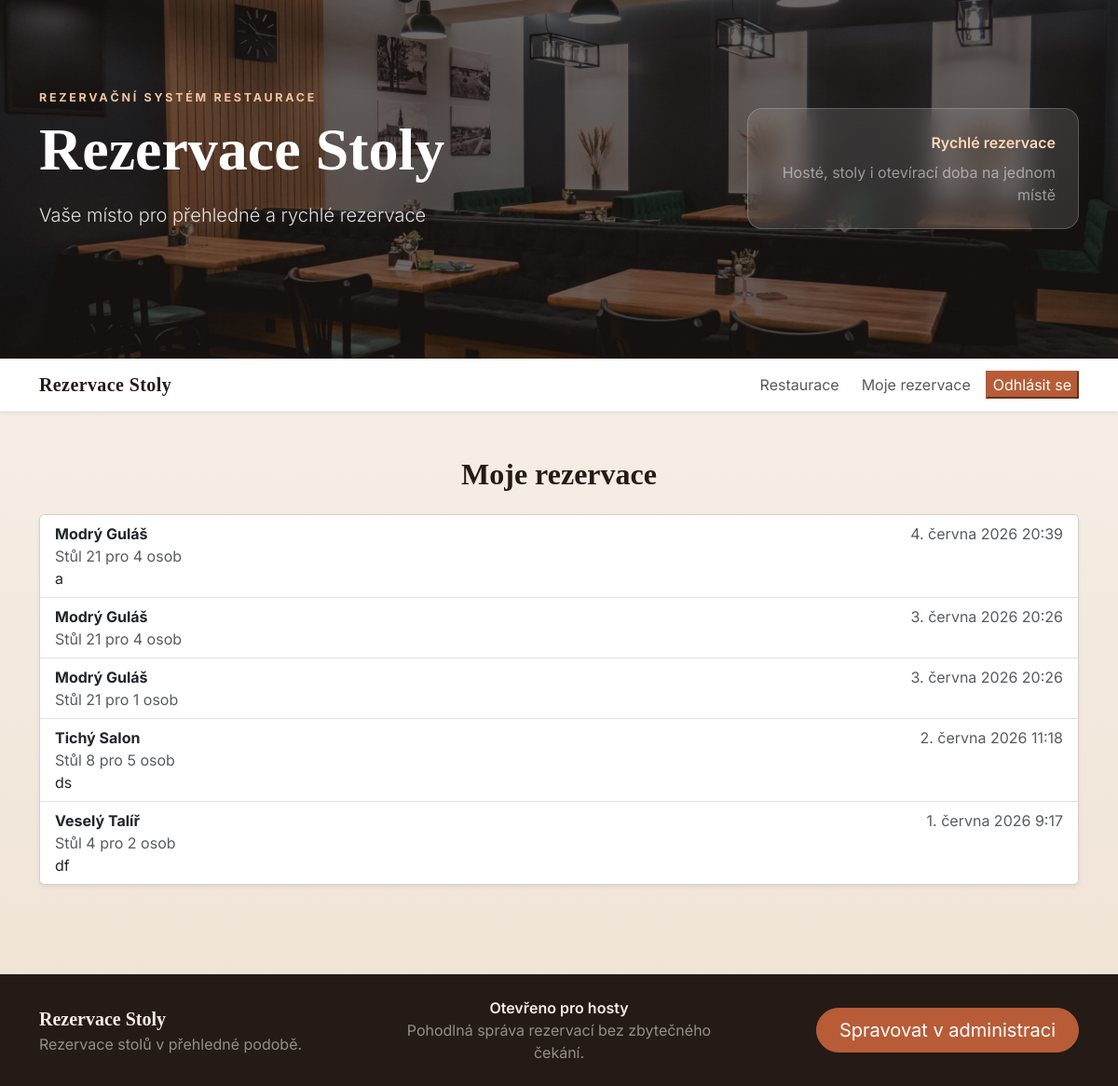
Page /moje-rezervace/ (signed in) on the earlier database version.
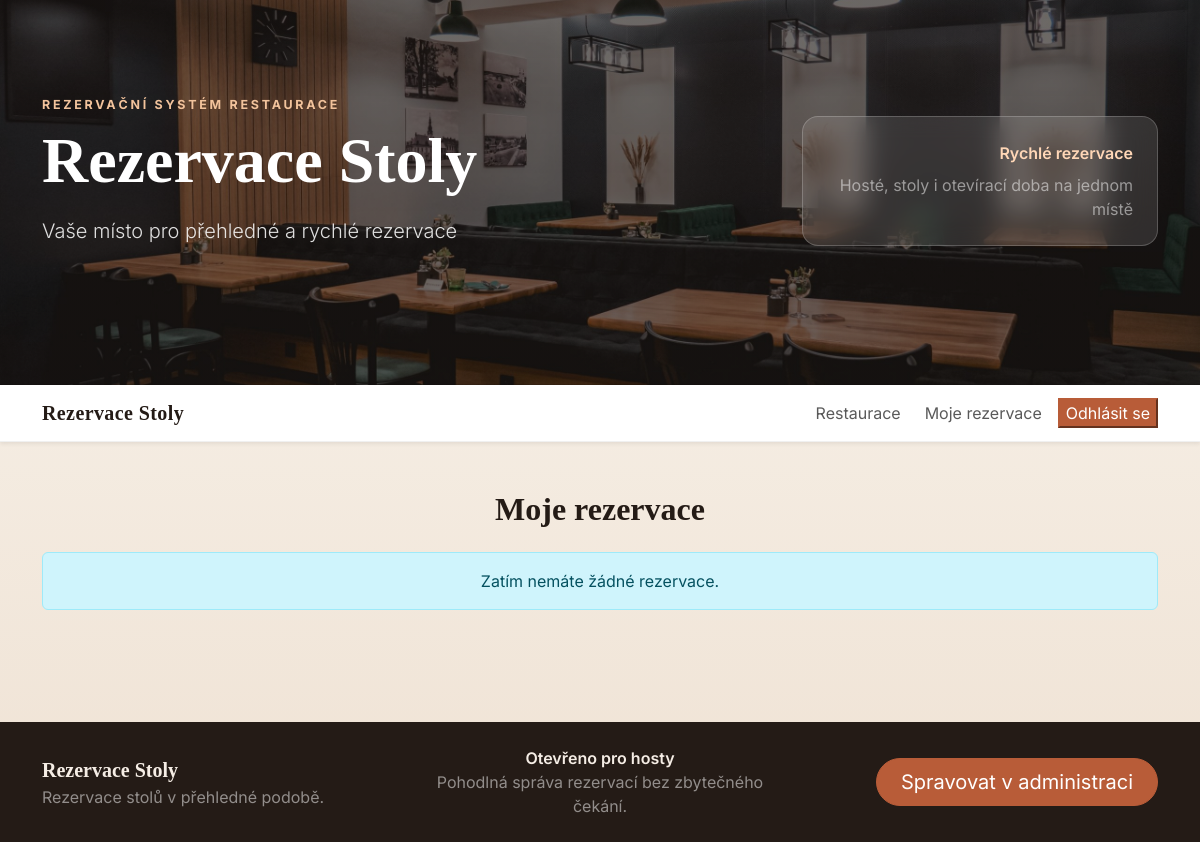
Same page on the later database version.
### knihovna/models.py (models this page shows, shortened)
class Rezervace(models.Model):
    zakaznik = models.ForeignKey('Zakaznik', on_delete=models.CASCADE)
    stul = models.ForeignKey('Stoly', on_delete=models.CASCADE)
    datum_cas = models.DateTimeField(validators=[MinValueValidator(limit_value=datetime.utcnow().replace(tzinfo=timezone.utc), message="Datum a čas rezervace musí být v minulosti.")])
    delka_trvani = models.DurationField()
    pocet_osob = models.IntegerField(validators=[MinValueValidator(1, message="Počet osob musí být alespoň 1.")])
    poznamka = models.TextField(blank=True, null=True)
    class Meta:
        verbose_name = "Rezervace"
        verbose_name_plural = "Rezervace"

class Stoly(models.Model):
    cislo =models.IntegerField()
    pocet_mist = models.IntegerField()
    Restaurace = models.ForeignKey('Restaurace', on_delete=models.CASCADE)
    stav = models.CharField(max_length=20, choices=[
        ('volny', 'Volný'),
        ('rezervovany', 'Rezervovaný'),
        ('obsazeny', 'Obsazený')
    ])
    class Meta:
        verbose_name = "Stůl"
        verbose_name_plural = "Stoly"

class Restaurace(models.Model):
    nazev = models.CharField(max_length=100)
    adresa = models.ForeignKey('Adresa', on_delete=models.CASCADE)
    image = models.ImageField(upload_to='restaurace/', blank=True, null=True)
    class Meta:
        verbose_name = "Restaurace"
        verbose_name_plural = "Restaurace"

### knihovna/views.py (the view)
# urls.py: path("moje-rezervace/", my_reservations, name="my_reservations"),
@login_required
def my_reservations(request):
    customer = getattr(request.user, "zakaznik", None)
    if customer is None:
        reservations = Rezervace.objects.none()
        return render(request, "reservations/moje_rezervace.html", {
            "reservations": reservations,
        })
    reservations = Rezervace.objects.filter(
        zakaznik=customer,
    ).select_related("stul", "stul__Restaurace").order_by("-datum_cas")
    return render(request, "reservations/moje_rezervace.html", {
        "reservations": reservations,
    })

### knihovna/templates/reservations/moje_rezervace.html (shortened to what this page needs)
{% extends "base.html" %}
{% block content %}
<h1 class="restaurant-detail-name mb-4 text-center">Moje rezervace</h1>
{% if reservations %}
<div class="card shadow-sm">
    <div class="list-group list-group-flush">
        {% for reservation in reservations %}
        <div class="list-group-item d-flex flex-column flex-md-row justify-content-between gap-2">
            <div>
                <strong>{{ reservation.stul.Restaurace.nazev }}</strong>
                <div class="text-muted">Stůl {{ reservation.stul.cislo }} pro {{ reservation.pocet_osob }} osob</div>
                {% if reservation.poznamka %}
                <div>{{ reservation.poznamka }}</div>
                {% endif %}
            </div>
            <div class="text-md-end text-muted">{{ reservation.datum_cas }}</div>
        </div>
        {% endfor %}
    </div>
</div>
{% else %}
<div class="alert alert-info text-center">Zatím nemáte žádné rezervace.</div>
{% endif %}
{% endblock %}

### knihovna/templates/base.html (shortened to what this page needs)
<!DOCTYPE html>
<html lang="cs">
<head>
    {% load static %}
    <link href="https://cdn.jsdelivr.net/npm/bootstrap@5.3.3/dist/css/bootstrap.min.css" rel="stylesheet">
    <link rel="stylesheet" href="{% static 'css/styles.css' %}">
</head>
<body>
    {% include 'page/header.html' %}
    {% include 'page/navbar.html' %}
    <main class="container py-4 py-lg-5">
    {% block content %}{% endblock %}
    </main>
    {% include 'page/footer.html' %}
</body>
</html>

### knihovna/templates/page/header.html
<header class="position-relative overflow-hidden" style="background-image: linear-gradient(rgba(20, 14, 10, 0.62), rgba(20, 14, 10, 0.58)), url('/media/fotky_restaurace/Mestanska-beseda-Kojetin-5-scaled.jpg'); background-size: cover; background-position: center; border-bottom: 1px solid rgba(0, 0, 0, 0.06);">
    <div class="container py-5 py-lg-6" style="min-height: 24rem;">
        <div class="row align-items-end h-100 g-4 py-4 py-lg-5">
            <div class="col-lg-8">
                <div class="text-uppercase fw-bold mb-2" style="letter-spacing: 0.22em; color: #f2c39c; font-size: 0.78rem;">Rezervační systém restaurace</div>
                <h1 class="display-3 mb-3 text-white" style="font-family: Georgia, 'Times New Roman', serif; font-weight: 700;">Rezervace Stoly</h1>
                <p class="lead mb-0" style="max-width: 42rem; color: rgba(255, 255, 255, 0.86);">Vaše místo pro přehledné a rychlé rezervace</p>
            </div>
            <div class="col-lg-4 text-lg-end">
                <div class="d-inline-flex flex-column gap-2 p-4 rounded-4" style="background: rgba(255, 255, 255, 0.12); border: 1px solid rgba(255, 255, 255, 0.2); backdrop-filter: blur(12px); color: #fff;">
                    <span class="fw-semibold" style="color: #ffd7b7;">Rychlé rezervace</span>
                    <span class="text-white-50">Hosté, stoly i otevírací doba na jednom místě</span>
                </div>
            </div>
        </div>
    </div>
</header>

### knihovna/templates/page/navbar.html (shortened to what this page needs)
<nav class="navbar navbar-expand-lg navbar-light bg-white shadow-sm sticky-top" style="border-bottom: 1px solid rgba(0, 0, 0, 0.06);">
    <div class="container">
        <a class="navbar-brand fw-bold" href="/" style="font-family: Georgia, 'Times New Roman', serif; color: #241b16; letter-spacing: 0.02em;">Rezervace Stoly</a>
        <div class="collapse navbar-collapse" id="restaurantNav">
            <ul class="navbar-nav ms-auto gap-lg-2 align-items-lg-center">
                <li class="nav-item"><a class="nav-link" href="{% url 'restaurant_list' %}">Restaurace</a></li>
                <li class="nav-item"><a class="nav-link" href="{% url 'my_reservations' %}">Moje rezervace</a></li>
                {% if user.is_authenticated %}
                <form method="post" action="{% url 'logout' %}">{% csrf_token %}
                <button type="submit" style="background: #b85c38; border-color: #b85c38; color: #fff;">Odhlásit se</button>
                </form>
                {% else %}
                <li class="nav-item ms-lg-2"><a class="btn btn-sm rounded-pill px-3" href="{% url 'login' %}" style="background: #b85c38; border-color: #b85c38; color: #fff;">Přihlášení</a></li>
                {% endif %}
            </ul>
        </div>
    </div>
</nav>

### knihovna/templates/page/footer.html
<footer class="mt-5 py-4" style="background: #241b16; color: #f5ede5;">
    <div class="container">
        <div class="row g-3 align-items-center">
            <div class="col-md-4">
                <div class="fw-bold fs-5" style="font-family: Georgia, 'Times New Roman', serif;">Rezervace Stoly</div>
                <div class="text-white-50">Rezervace stolů v přehledné podobě.</div>
            </div>
            <div class="col-md-4 text-md-center">
                <div class="fw-semibold">Otevřeno pro hosty</div>
                <div class="text-white-50">Pohodlná správa rezervací bez zbytečného čekání.</div>
            </div>
            <div class="col-md-4 text-md-end">
                <a href="/admin/" class="btn btn-lg rounded-pill px-4 home-btn-primary">Spravovat v administraci</a>
            </div>
        </div>
    </div>
</footer>

### knihovna/static/css/styles.css (style rules this page uses)
body { font-family: "Inter", sans-serif; background: radial-gradient(circle at top left, rgba(184, 92, 56, 0.12), transparent 28%), radial-gradient(circle at top right, rgba(45, 104, 85, 0.12), transparent 24%), linear-gradient(180deg, #fff8ef 0%, #f5ede3 45%, #efe2d4 100%); color: #241b16; }
main { position: relative; z-index: 1; }
.container { position: relative; }
.home-btn-primary { background: #b85c38; border-color: #b85c38; color: #fff; }
.restaurant-detail-name { font-family: Georgia, 'Times New Roman', serif; font-size: 2rem; font-weight: 700; color: #241b16; }

Differences in the rows shown:
removed Rezervace: stul.Restaurace.nazev "Modrý Guláš", stul.cislo "21", pocet_osob "4", poznamka "a", datum_cas "4. června 2026 20:39"
removed Rezervace: stul.Restaurace.nazev "Modrý Guláš", stul.cislo "21", pocet_osob "4", datum_cas "3. června 2026 20:26"
removed Rezervace: stul.Restaurace.nazev "Modrý Guláš", stul.cislo "21", pocet_osob "1", datum_cas "3. června 2026 20:26"
removed Rezervace: stul.Restaurace.nazev "Tichý Salon", stul.cislo "8", pocet_osob "5", poznamka "ds", datum_cas "2. června 2026 11:18"
removed Rezervace: stul.Restaurace.nazev "Veselý Talíř", stul.cislo "4", pocet_osob "2", poznamka "df", datum_cas "1. června 2026 9:17"
Other differences:
text now shown: "Zatím nemáte žádné rezervace."
